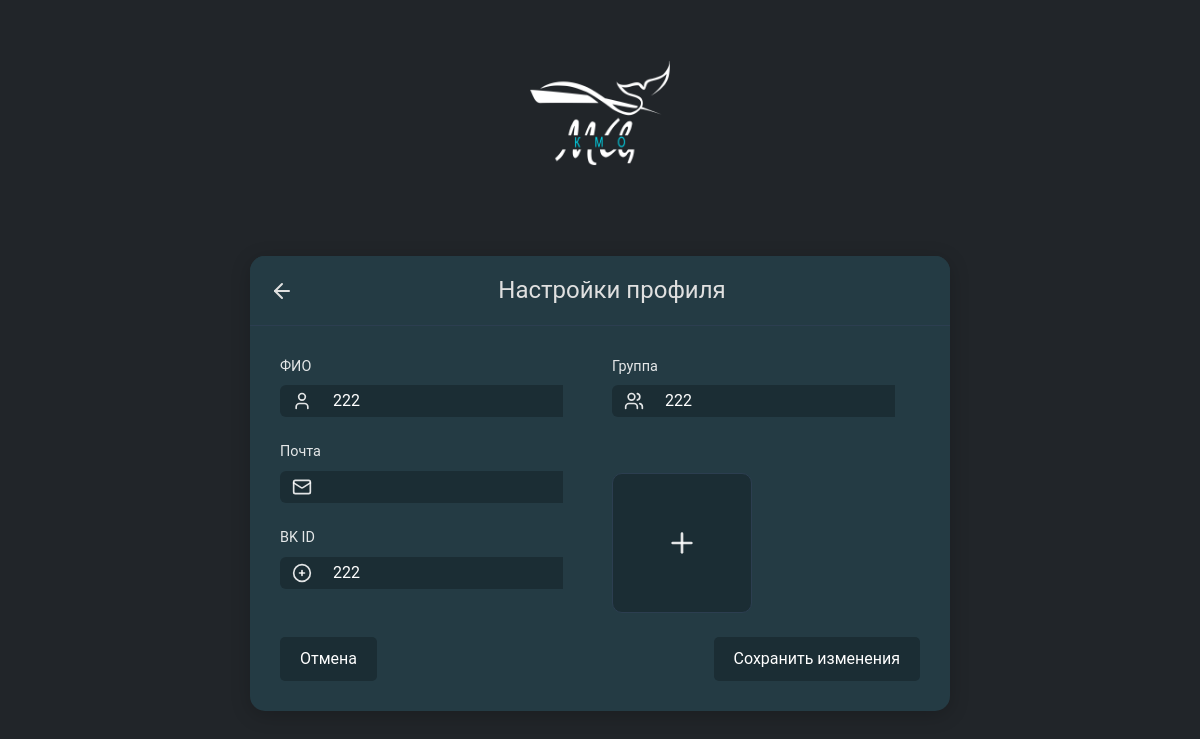
Page /users/accounts/settings/ (signed in) on the earlier database version.
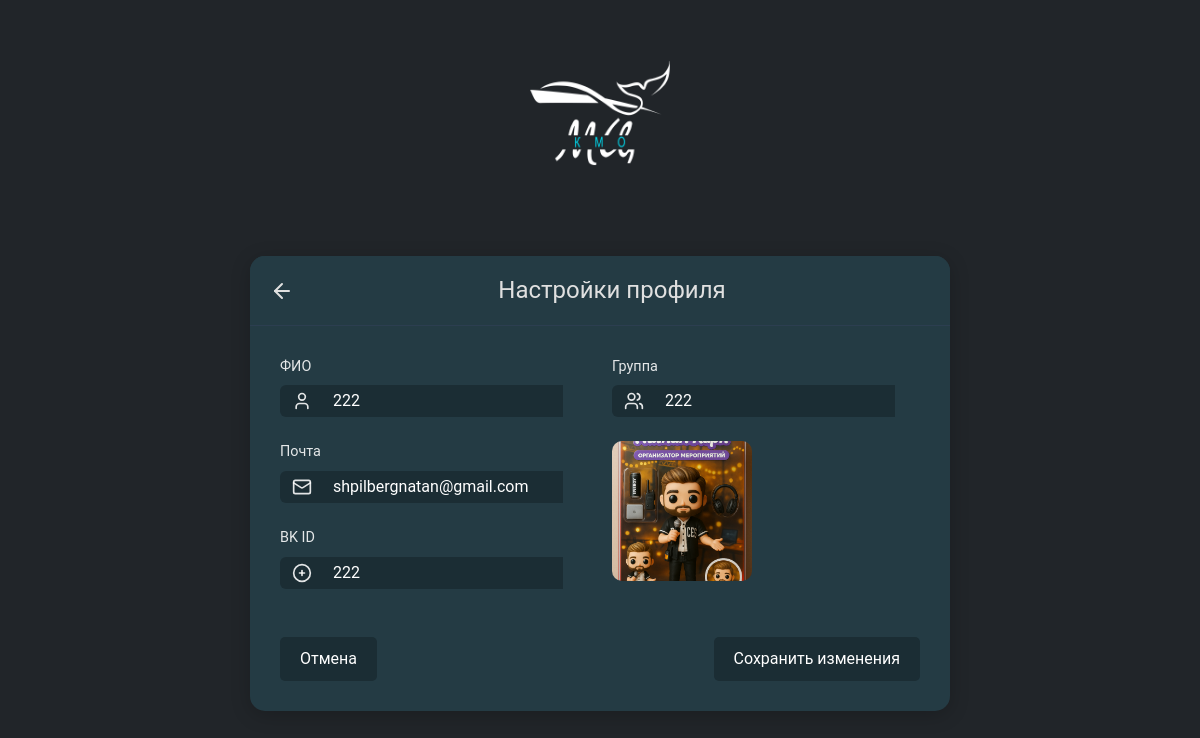
Same page on the later database version.
### users/models.py (models this page shows, shortened)
class User(AbstractUser):
    USER_ROLES = (
        ('user', 'User'),
        ('pro_user', 'ProUser'),
        ('super_user', 'SuperUser'),
    )
    Name_User = models.CharField(max_length=30, verbose_name="ФИО")
    VK_id = models.CharField(max_length=30, verbose_name='ВК ID')
    Number_of_events_attended = models.IntegerField(default=0, verbose_name="Количество посещенных мероприятий")
    Number_of_group = models.CharField(max_length=30, verbose_name="Номер группы")
    Avatar = models.ImageField(upload_to='avatars/', blank=True, null=True)
    role = models.CharField(max_length=10, choices=USER_ROLES, default='user', verbose_name="Роль пользователя")

### users/views.py (the view)
# urls.py: path('accounts/settings/', UserSettingsView, name='user_settings'),
def UserSettingsView(request):
    user = request.user
    if request.method == 'POST':
        form = UserSettingsForm(request.POST, request.FILES, instance=user)
        if form.is_valid():
            user.email = form.cleaned_data['email']
            user.VK_id = form.cleaned_data['VK_id']
            user.Number_of_group = form.cleaned_data['Number_of_group']
            if 'Avatar' in request.FILES:
                user.Avatar = request.FILES['Avatar']
            user.save()
            return redirect('users:user_profile')
    else:
        form = UserSettingsForm(instance=user)
    return render(request, 'users/settings.html', {'form': form})

### users/forms.py
class UserSettingsForm(forms.ModelForm):
    Name_User = forms.CharField(max_length=30, label='ФИО')
    VK_id = forms.CharField(max_length=100, label='ВК ID')
    Number_of_group = forms.CharField(max_length=100, label='Номер группы')
    email = forms.EmailField(label='Email')
    Avatar = forms.ImageField(required=False, label='Аватарка')
    class Meta:
        model = User
        fields = ['Name_User', 'VK_id', 'Number_of_group', 'email', 'Avatar']

### users/templates/users/settings.html (shortened to what this page needs)
{% extends 'users/layout.html' %}
{% block content %}
<!DOCTYPE html>
<html lang="ru">
<head>
    <link rel="stylesheet" href="https://cdn.jsdelivr.net/npm/bootstrap@5.3.3/dist/css/bootstrap.min.css">
    <link rel="stylesheet" href="https://use.fontawesome.com/releases/v5.8.2/css/all.css">
</head>
<body class="bg-dark text-light">
    <div class="container">
        <div class="logo-container text-center">
            <img src="/static/users/image/logo.png" alt="Logo" class="logo">
        </div>
        <div class="card profile-card">
            <div class="card-header d-flex align-items-center">
                <a href="{% url 'users:user_profile' %}" class="back-btn">
                    <svg xmlns="http://www.w3.org/2000/svg" width="24" height="24" viewBox="0 0 24 24" fill="none" stroke="currentColor" stroke-width="2" stroke-linecap="round" stroke-linejoin="round" class="arrow-left">
                        <path d="m12 19-7-7 7-7"></path>
                        <path d="M19 12H5"></path>
                    </svg>
                </a>
                <h4 class="ms-auto me-auto">Настройки профиля</h4>
            </div>
            <div class="card-body">
                <form method="post" enctype="multipart/form-data" id="profileForm">
                    <div class="row">
                        <div class="col-md-6">
                            <div class="form-group mb-4">
                                <label for="id_Name_User">ФИО</label>
                                <div class="input-group">
                                    <span class="input-group-text">
                                        <svg xmlns="http://www.w3.org/2000/svg" width="20" height="20" viewBox="0 0 24 24" fill="none" stroke="currentColor" stroke-width="2" stroke-linecap="round" stroke-linejoin="round" class="user-icon">
                                            <path d="M19 21v-2a4 4 0 0 0-4-4H9a4 4 0 0 0-4 4v2"></path>
                                            <circle cx="12" cy="7" r="4"></circle>
                                        </svg>
                                    </span>
                                    {{ form.Name_User }}
                                </div>
                            </div>
                            <div class="form-group mb-4">
                                <label for="id_email">Почта</label>
                                <div class="input-group">
                                    <span class="input-group-text">
                                        <svg xmlns="http://www.w3.org/2000/svg" width="20" height="20" viewBox="0 0 24 24" fill="none" stroke="currentColor" stroke-width="2" stroke-linecap="round" stroke-linejoin="round" class="mail-icon">
                                            <rect width="20" height="16" x="2" y="4" rx="2"></rect>
                                            <path d="m22 7-8.97 5.7a1.94 1.94 0 0 1-2.06 0L2 7"></path>
                                        </svg>
                                    </span>
                                    {{ form.email }}
                                </div>
                            </div>
                            <div class="form-group mb-4">
                                <label for="id_vk_id">BK ID</label>
                                <div class="input-group">
                                    <span class="input-group-text">
                                        <svg xmlns="http://www.w3.org/2000/svg" width="20" height="20" viewBox="0 0 24 24" fill="none" stroke="currentColor" stroke-width="2" stroke-linecap="round" stroke-linejoin="round" class="vk-icon">
                                            <path d="M12 2a10 10 0 1 0 0 20 10 10 0 0 0 0-20z"></path>
                                            <path d="M9 12h6"></path>
                                            <path d="M12 9v6"></path>
                                        </svg>
                                    </span>
                                    {{ form.VK_id }}
                                </div>
                            </div>
                        </div>
                        <div class="col-md-6 d-flex flex-column">
                            <div class="form-group mb-4">
                                <label for="id_Number_of_group">Группа</label>
                                <div class="input-group">
                                    <span class="input-group-text">
                                    </span>
                                    {{ form.Number_of_group }}
                                </div>
                            </div>
                            <div class="image-upload-container flex-grow-1">
                                <label for="id_Avatar" class="image-upload {% if user.Avatar %}d-none{% endif %}" id="avatarLabel">
                                    <svg xmlns="http://www.w3.org/2000/svg" width="32" height="32" viewBox="0 0 24 24" fill="none" stroke="currentColor" stroke-width="2" stroke-linecap="round" stroke-linejoin="round" class="plus-icon">
                                        <path d="M12 5v14"></path>
                                        <path d="M5 12h14"></path>
                                    </svg>
                                </label>
                                {% if user.Avatar %}
                                    <img id="avatarPreview" class="img-article-left thumb avatar-hover" src="{{ user.Avatar.url }}" alt="Avatar" onclick="triggerFileInput()">
                                {% else %}
                                    <img id="avatarPreview" class="img-article-left thumb d-none" alt="Avatar">
                                {% endif %}
                            </div>
                        </div>
                    </div>
                    <div class="d-flex justify-content-between mt-4">
                        <button type="button" class="btn btn-outline-secondary cancel-btn" data-bs-toggle="modal" data-bs-target="#cancelModal">Отмена</button>
                        <button type="submit" class="btn btn-primary save-btn">Сохранить изменения</button>
                    </div>
                </form>
            </div>
        </div>
    </div>
</body>
</html>
{% endblock %}

### users/templates/users/layout.html (shortened to what this page needs)
<!DOCTYPE html>
<html lang="en">
<head>
</head>
<body>
{% block content %}
{% endblock %}
</body>
</html>

### users/templates/users/settings.html (style rules this page uses)
body { font-family: Roboto, sans-serif; background-color: #1B2D34; color: #e0e0e0; display: flex; justify-content: center; align-items: center; min-height: 80vh; margin: 0; padding: 20px; }
.logo-container { margin-bottom: 50px; }
.logo { max-width: 186px; height: auto; }
.profile-card { background-color: #243B44; border: none; border-radius: 15px; box-shadow: 0 4px 20px rgba(0, 0, 0, 0.2); color: #e0e0e0; max-width: 700px; margin: 0 auto; }
.card-header { background-color: #243B44; border-bottom: 1px solid #2c3e50; padding: 20px; border-radius: 15px 15px 0 0 !important; }
.back-btn { color: #e0e0e0; text-decoration: none; }
.arrow-left { color: #e0e0e0; }
h4 { margin: 0; font-weight: normal; }
.card-body { padding: 30px; }
.form-group label { display: block; margin-bottom: 8px; color: rgba(255, 255, 255, 0.88); font-size: 0.9rem; }
.input-group-text { background-color: #1B2D34; border: none; color: rgba(255, 255, 255, 0.88); }
.image-upload-container { margin-top: 0; height: 100%; display: flex; flex-direction: column; justify-content: flex-start; }
#avatarPreview { width: 100%; height: 100%; object-fit: cover; border-radius: 10px; }
.btn-outline-secondary, .save-btn { background-color: #1B2D34; border: none; color: #ffffff; padding: 10px 20px; border-radius: 5px; transition: background-color 0.3s, color 0.3s; }
.user-icon, .mail-icon, .vk-icon, .group-icon { color: rgba(255, 255, 255, 0.88); }
.input-group input { padding: 0px 10px; border: none; background-color: #1B2D34; color: white; outline: none; }
.img-article-left { width: 140px; height: 140px; border-radius: 10px; object-fit: cover; }
.thumb { max-width: 140px; max-height: 140px; }
.avatar-hover { cursor: pointer; transition: transform 0.2s ease; }
.save-btn { background-color: #1B2D34; border: none; color: #ffffff; padding: 10px 20px; border-radius: 5px; transition: color 0.3s, transform 0.2s; }
.cancel-btn { background-color: #1B2D34; border: none; color: #ffffff; padding: 10px 20px; border-radius: 5px; transition: color 0.3s, transform 0.2s; }

Differences in the rows shown:
changed User: email (not shown) → "shpilbergnatan@gmail.com"; Avatar: picture added
